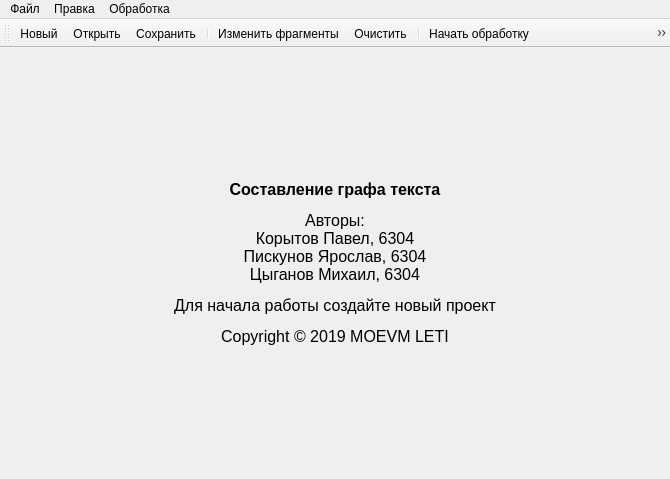
<?xml version="1.0" encoding="UTF-8"?>
<ui version="4.0">
 <class>ResultsWindow</class>
 <widget class="QMainWindow" name="ResultsWindow">
  <property name="geometry">
   <rect>
    <x>0</x>
    <y>0</y>
    <width>670</width>
    <height>479</height>
   </rect>
  </property>
  <property name="windowTitle">
   <string>Text Graph</string>
  </property>
  <property name="unifiedTitleAndToolBarOnMac">
   <bool>false</bool>
  </property>
  <widget class="QWidget" name="centralwidget">
   <layout class="QVBoxLayout" name="verticalLayout">
    <item>
     <widget class="QLabel" name="label">
      <property name="text">
       <string>&lt;html&gt;&lt;head/&gt;&lt;body&gt;&lt;p align=&quot;center&quot;&gt;&lt;span style=&quot; font-size:12pt; font-weight:600;&quot;&gt;Составление графа текста&lt;/span&gt;&lt;/p&gt;&lt;p align=&quot;center&quot;&gt;&lt;span style=&quot; font-size:12pt;&quot;&gt;Авторы:&lt;br/&gt;Корытов Павел, 6304&lt;br/&gt;Пискунов Ярослав, 6304&lt;br/&gt;Цыганов Михаил, 6304&lt;/span&gt;&lt;/p&gt;&lt;p align=&quot;center&quot;&gt;&lt;span style=&quot; font-size:12pt;&quot;&gt;Для начала работы создайте новый проект&lt;/span&gt;&lt;/p&gt;&lt;p align=&quot;center&quot;&gt;&lt;span style=&quot; font-size:12pt;&quot;&gt;Copyright © 2019 MOEVM LETI&lt;/span&gt;&lt;/p&gt;&lt;/body&gt;&lt;/html&gt;</string>
      </property>
     </widget>
    </item>
   </layout>
  </widget>
  <widget class="QToolBar" name="toolBar">
   <property name="windowTitle">
    <string>toolBar</string>
   </property>
   <attribute name="toolBarArea">
    <enum>TopToolBarArea</enum>
   </attribute>
   <attribute name="toolBarBreak">
    <bool>false</bool>
   </attribute>
   <addaction name="actionNew"/>
   <addaction name="actionOpen"/>
   <addaction name="actionSave"/>
   <addaction name="separator"/>
   <addaction name="actionChangeFragments"/>
   <addaction name="actionClear"/>
   <addaction name="separator"/>
   <addaction name="actionStartProcess"/>
   <addaction name="actionStopProcess"/>
   <addaction name="separator"/>
   <addaction name="actionOpenParams"/>
  </widget>
  <widget class="QMenuBar" name="menubar">
   <property name="geometry">
    <rect>
     <x>0</x>
     <y>0</y>
     <width>670</width>
     <height>25</height>
    </rect>
   </property>
   <widget class="QMenu" name="menu">
    <property name="title">
     <string>Файл</string>
    </property>
    <addaction name="actionNew"/>
    <addaction name="actionOpen"/>
    <addaction name="actionSave"/>
    <addaction name="separator"/>
    <addaction name="actionOpenParams"/>
    <addaction name="separator"/>
    <addaction name="actionChangeDB"/>
    <addaction name="actionExit"/>
   </widget>
   <widget class="QMenu" name="menu_2">
    <property name="title">
     <string>Правка</string>
    </property>
    <addaction name="actionChangeFragments"/>
    <addaction name="actionClear"/>
   </widget>
   <widget class="QMenu" name="menu_3">
    <property name="title">
     <string>Обработка</string>
    </property>
    <addaction name="actionStartProcess"/>
    <addaction name="actionStopProcess"/>
   </widget>
   <addaction name="menu"/>
   <addaction name="menu_2"/>
   <addaction name="menu_3"/>
  </widget>
  <action name="actionExit">
   <property name="icon">
    <iconset resource="../res/pictures.qrc">
     <normaloff>:/icons/exit.png</normaloff>:/icons/exit.png</iconset>
   </property>
   <property name="text">
    <string>Выход</string>
   </property>
  </action>
  <action name="actionChangeDB">
   <property name="icon">
    <iconset resource="../res/pictures.qrc">
     <normaloff>:/icons/logout.png</normaloff>:/icons/logout.png</iconset>
   </property>
   <property name="text">
    <string>Сменить БД</string>
   </property>
  </action>
  <action name="actionSave">
   <property name="enabled">
    <bool>true</bool>
   </property>
   <property name="icon">
    <iconset resource="../res/pictures.qrc">
     <normaloff>:/icons/save.png</normaloff>:/icons/save.png</iconset>
   </property>
   <property name="text">
    <string>Сохранить</string>
   </property>
  </action>
  <action name="actionOpen">
   <property name="icon">
    <iconset resource="../res/pictures.qrc">
     <normaloff>:/icons/open.png</normaloff>:/icons/open.png</iconset>
   </property>
   <property name="text">
    <string>Открыть</string>
   </property>
  </action>
  <action name="actionNew">
   <property name="icon">
    <iconset resource="../res/pictures.qrc">
     <normaloff>:/icons/create.png</normaloff>:/icons/create.png</iconset>
   </property>
   <property name="text">
    <string>Новый</string>
   </property>
  </action>
  <action name="actionChangeFragments">
   <property name="icon">
    <iconset resource="../res/pictures.qrc">
     <normaloff>:/icons/stack.png</normaloff>:/icons/stack.png</iconset>
   </property>
   <property name="text">
    <string>Изменить фрагменты</string>
   </property>
  </action>
  <action name="actionClear">
   <property name="enabled">
    <bool>true</bool>
   </property>
   <property name="icon">
    <iconset resource="../res/pictures.qrc">
     <normaloff>:/icons/trash.png</normaloff>:/icons/trash.png</iconset>
   </property>
   <property name="text">
    <string>Очистить</string>
   </property>
  </action>
  <action name="actionStartProcess">
   <property name="icon">
    <iconset resource="../res/pictures.qrc">
     <normaloff>:/icons/start.png</normaloff>:/icons/start.png</iconset>
   </property>
   <property name="text">
    <string>Начать обработку</string>
   </property>
  </action>
  <action name="actionStopProcess">
   <property name="icon">
    <iconset resource="../res/pictures.qrc">
     <normaloff>:/icons/stop.png</normaloff>:/icons/stop.png</iconset>
   </property>
   <property name="text">
    <string>Остановить обработку</string>
   </property>
  </action>
  <action name="actionOpenParams">
   <property name="icon">
    <iconset resource="../res/pictures.qrc">
     <normaloff>:/icons/settings.png</normaloff>:/icons/settings.png</iconset>
   </property>
   <property name="text">
    <string>Параметры</string>
   </property>
  </action>
 </widget>
 <resources>
  <include location="../res/pictures.qrc"/>
 </resources>
 <connections>
  <connection>
   <sender>actionExit</sender>
   <signal>triggered()</signal>
   <receiver>ResultsWindow</receiver>
   <slot>close()</slot>
   <hints>
    <hint type="sourcelabel">
     <x>-1</x>
     <y>-1</y>
    </hint>
    <hint type="destinationlabel">
     <x>398</x>
     <y>236</y>
    </hint>
   </hints>
  </connection>
 </connections>
</ui>
